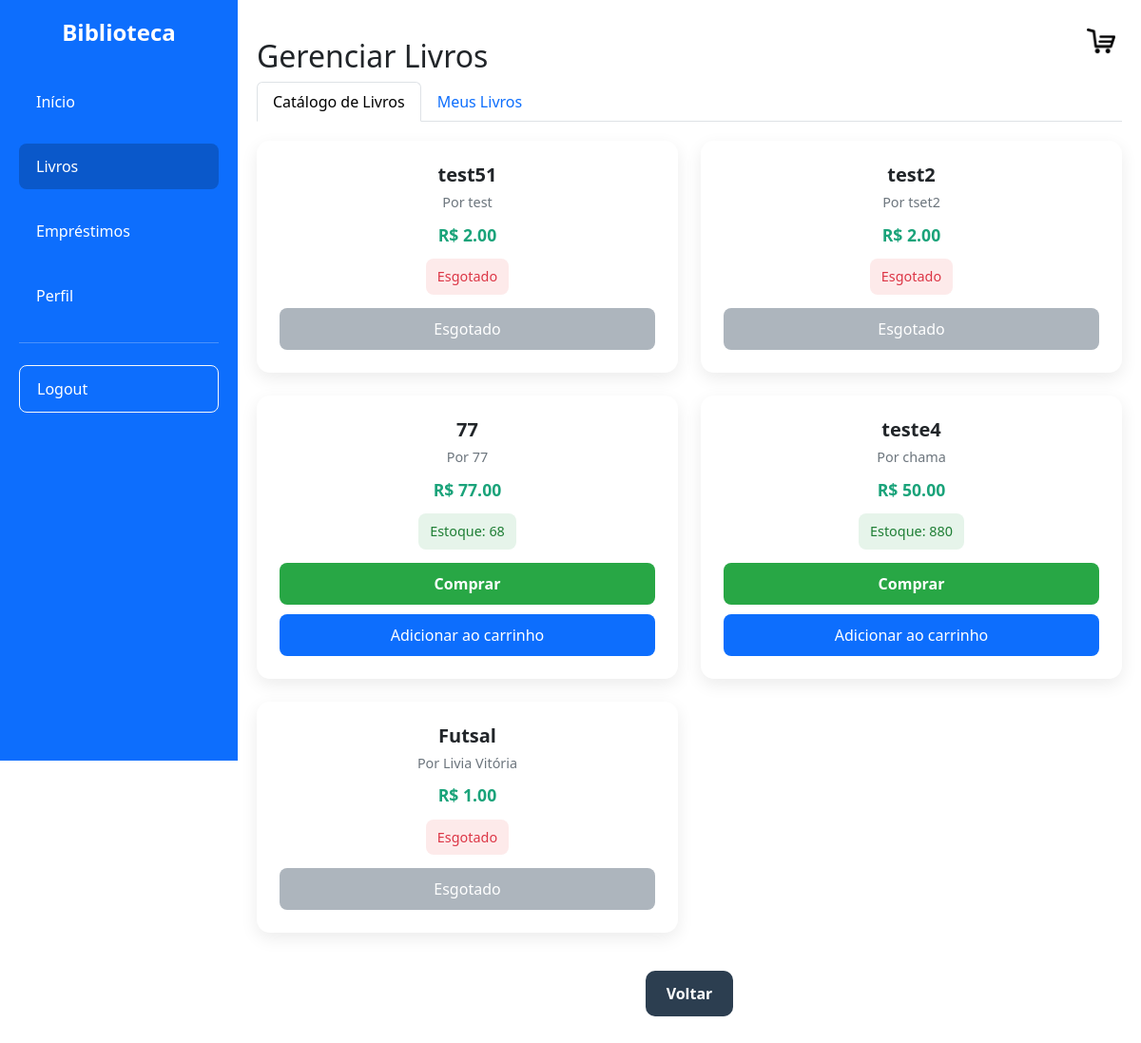
Screenshot of /livros/lista_livros (signed in) with the database file from the repository.
### models/livro.py (models this page shows)
class Livro(db.Model):
    __tablename__ = 'tb_livros'
    liv_id = db.Column(db.Integer, primary_key=True)
    liv_titulo = db.Column(db.String(200), nullable=False)
    liv_descricao = db.Column(db.String(450), nullable=False)
    liv_editora = db.Column(db.String(100))
    liv_ano = db.Column(db.Integer)
    liv_autor = db.Column(db.String(100))
    liv_genero = db.Column(db.String(50))
    liv_quantidade = db.Column(db.Integer)
    liv_preco = db.Column(db.Float, nullable=False, default=0.0)

### controllers/livros.py (the view)
@livros_bp.route("/lista_livros")
@login_required
def lista_livros():
    livros = Livro.query.all()
    emprestimos_usuario = Emprestimo.query.filter_by(
        emp_usu_id=current_user.usu_id
    ).all()
    meus_livros = [emp.livro for emp in emprestimos_usuario]
    return render_template("livros_lista.html", livros=livros, meus_livros=meus_livros)

### templates/livros_lista.html (shortened to what this page needs)
{% extends 'base.html' %}
{% block content %}
  <h2>Gerenciar Livros</h2>
  <ul class="nav nav-tabs" id="livrosTabs" role="tablist">
    <li class="nav-item">
      <button class="nav-link active" id="catalogo-tab" data-bs-toggle="tab" data-bs-target="#catalogo" type="button" role="tab">Catálogo de Livros</button>
    </li>
    <li class="nav-item">
      <button class="nav-link" id="meus-tab" data-bs-toggle="tab" data-bs-target="#meus" type="button" role="tab">Meus Livros</button>
    </li>
  </ul>
  <div class="tab-content mt-3" id="livrosTabsContent">
    <div class="tab-pane fade show active" id="catalogo" role="tabpanel">
      {% if livros %}
        <link rel="stylesheet" href="{{ url_for('static', filename='livros_lista.css') }}" />
        <div class="livros-container">
          {% for livro in livros %}
            <div class="livro-card">
              <div class="livro-info">
                <h3>{{ livro.liv_titulo }}</h3>
                <p class="autor">Por {{ livro.liv_autor }}</p>
                <p class="preco">R$ {{ '%.2f'|format(livro.liv_preco or 0) }}</p>
                {% if livro.liv_quantidade > 0 %}
                  <p class="disponivel">Estoque: {{ livro.liv_quantidade }}</p>
                {% else %}
                  <p class="esgotado">Esgotado</p>
                {% endif %}
                {% if current_user.usu_tipo != 'bibliotecario' %}
                  {% if livro.liv_quantidade > 0 %}
                    <form method="POST" action="{{ url_for('livros.comprar_livro', livro_id=livro.liv_id) }}">
                      <button type="submit" class="btn-comprar">Comprar</button>
                    </form>
                    <form action="{{ url_for('livros.adicionar_ao_carrinho', livro_id=livro.liv_id) }}" method="POST">
                        <button type="submit" class="btn btn-primary">Adicionar ao carrinho</button>
                    </form>
                  {% else %}
                    <button class="btn-esgotado" disabled>Esgotado</button>
                  {% endif %}
                {% endif %}
              </div>
            </div>
          {% endfor %}
        </div>
      {% else %}
        <p>Não há livros cadastrados.</p>
      {% endif %}
    </div>
      {% if meus_livros %}
        <link rel="stylesheet" href="{{ url_for('static', filename='livros_lista.css') }}" />
      {% else %}
        <p>Você ainda não comprou ou emprestou nenhum livro.</p>
      {% endif %}
  </div>
  <div class="botoes-finais">
    <a href="{{ url_for('main.index') }}" class="btn-voltar_inicio">Voltar</a>
  </div>
{% endblock %}

### static/livros_lista.css (style rules this page uses)
* { box-sizing: border-box; }
.livros-container { display: grid; grid-template-columns: repeat(auto-fill, minmax(300px, 1fr)); gap: 24px; margin-top: 20px; }
.livro-card { background: #ffffff; border-radius: 14px; padding: 24px; box-shadow: 0 6px 18px rgba(0, 0, 0, 0.08); transition: transform 0.2s ease, box-shadow 0.2s ease; }
.livro-info { text-align: center; }
.livro-info h3 { font-size: 1.25rem; margin-bottom: 6px; font-weight: 600; }
.autor { font-size: 0.9rem; color: #6c757d; margin-bottom: 10px; }
.preco { font-size: 1.1rem; font-weight: 600; color: #1aa37a; margin-bottom: 12px; }
.disponivel { background: #e6f4ea; color: #1e7e34; padding: 8px 12px; border-radius: 8px; font-size: 0.9rem; margin-bottom: 14px; display: inline-block; }
.esgotado { background: #fdeaea; color: #dc3545; padding: 8px 12px; border-radius: 8px; font-size: 0.9rem; margin-bottom: 14px; display: inline-block; }
.btn-comprar { background: #28a745; color: #fff; border: none; padding: 10px 16px; border-radius: 8px; font-weight: 600; width: 100%; margin-bottom: 10px; cursor: pointer; }
.btn-primary { background: #0d6efd; border: none; padding: 10px 16px; border-radius: 8px; width: 100%; font-weight: 500; }
.btn-esgotado { background: #adb5bd; color: #fff; border: none; padding: 10px 16px; border-radius: 8px; width: 100%; cursor: not-allowed; }
.botoes-finais { display: flex; justify-content: center; gap: 20px; margin: 40px 0; }
.btn-voltar_inicio { background: #2c3e50; color: #fff; padding: 12px 22px; border-radius: 10px; text-decoration: none; font-weight: 600; }

### rows the page displays
Livro: liv_titulo "test51", liv_autor "test", liv_preco "2.00", liv_quantidade "Esgotado"
Livro: liv_titulo "test2", liv_autor "tset2", liv_preco "2.00", liv_quantidade "Esgotado"
Livro: liv_titulo "77", liv_autor "77", liv_preco "77.00", liv_quantidade "68"
Livro: liv_titulo "teste4", liv_autor "chama", liv_preco "50.00", liv_quantidade "880"
Livro: liv_titulo "Futsal", liv_autor "Livia Vitória", liv_preco "1.00", liv_quantidade "Esgotado"
